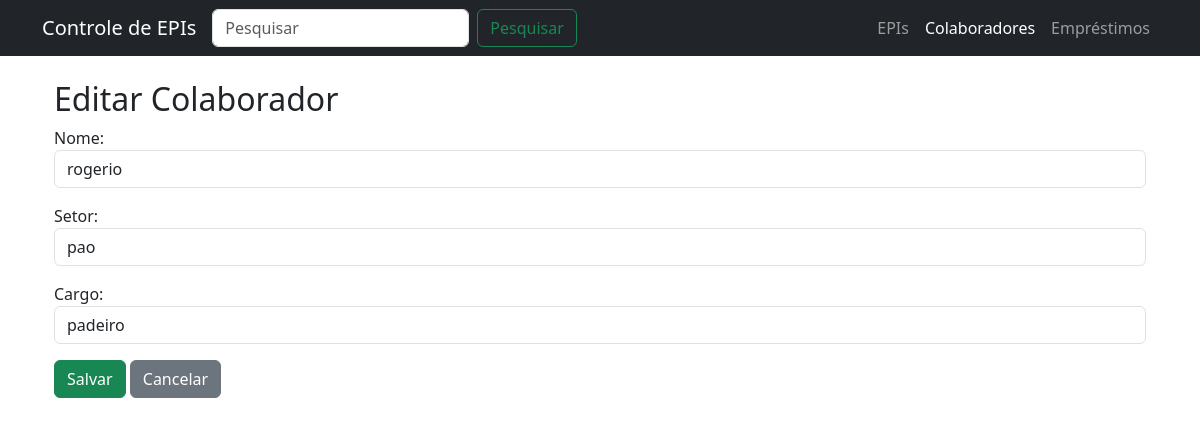
The page /colaboradores/editar/1/ on the database its author committed.
### app_cad_usuarios/models.py (models this page shows, shortened)
class Colaborador(models.Model):
    nome = models.CharField(max_length=100)
    setor = models.CharField(max_length=100)
    cargo = models.CharField(max_length=100, blank=True)

### app_cad_usuarios/views.py (the view)
# urls.py: path('colaboradores/editar/<int:id>/', views.editar_colaborador, name='editar_colaborador'),
def editar_colaborador(request, id):
    colaborador = get_object_or_404(Colaborador, id=id)
    form = ColaboradorForm(request.POST or None, instance=colaborador)
    if form.is_valid():
        form.save()
        messages.success(request, 'Colaborador atualizado com sucesso!')
        return redirect('lista_colaboradores')
    return render(request, 'colaboradores/form.html', {'form': form, 'titulo': 'Editar Colaborador'})

### app_cad_usuarios/forms.py
class ColaboradorForm(forms.ModelForm):
    class Meta:
        model = Colaborador
        fields = ['nome', 'setor', 'cargo']
        widgets = {
            'nome': forms.TextInput(attrs={'class': 'form-control'}),
            'setor': forms.TextInput(attrs={'class': 'form-control'}),
            'cargo': forms.TextInput(attrs={'class': 'form-control'}),
        }

### app_cad_usuarios/templates/colaboradores/form.html (shortened to what this page needs)
{% extends 'base.html' %}
{% block content %}
<div class="container mt-4">
  <h2>{{ titulo }}</h2>
  <form method="post">
    {{ form.as_p }}
    <button type="submit" class="btn btn-success">Salvar</button>
    <a href="{% url 'lista_colaboradores' %}" class="btn btn-secondary">Cancelar</a>
  </form>
</div>
{% endblock %}

### rows shown on the page
Colaborador: nome "rogerio", setor "pao", cargo "padeiro"

### other values the page prints
{{ titulo }} "Editar Colaborador"
